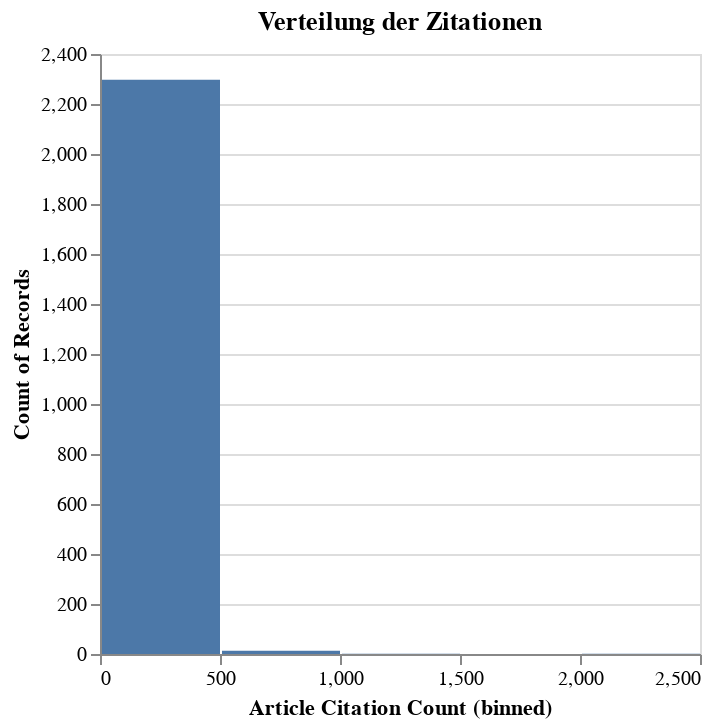

The code cell stored with this chart in its notebook:
### Code cell
# Statistik der Zitationsdaten
print(df_filtered['Article Citation Count'].describe())

# Histogramm der Zitationen
chart_citations = alt.Chart(df_filtered).mark_bar().encode(
    x=alt.X('Article Citation Count:Q', bin=True),
    y='count()',
    tooltip=['count()']
).properties(
    title='Verteilung der Zitationen'
)

chart_citations.show()

### Figure 1 — Vega-Lite specification as saved in the notebook (floating-point values rounded to 4 significant figures; data arrays with more than 128 entries replaced by an {"elided": "..."} marker saying what was removed)
{"config": {"view": {"continuousWidth": 300, "continuousHeight": 300}}, "data": {"name": "data-dbd2e28eb1bdf92081832dfc27d8620c"}, "mark": {"type": "bar"}, "encoding": {"tooltip": [{"aggregate": "count", "type": "quantitative"}], "x": {"bin": true, "field": "Article Citation Count", "type": "quantitative"}, "y": {"aggregate": "count", "type": "quantitative"}}, "title": "Verteilung der Zitationen", "$schema": "https://vega.github.io/schema/vega-lite/v5.20.1.json", "datasets": {"data-dbd2e28eb1bdf92081832dfc27d8620c": {"elided": "2705 records"}}}
